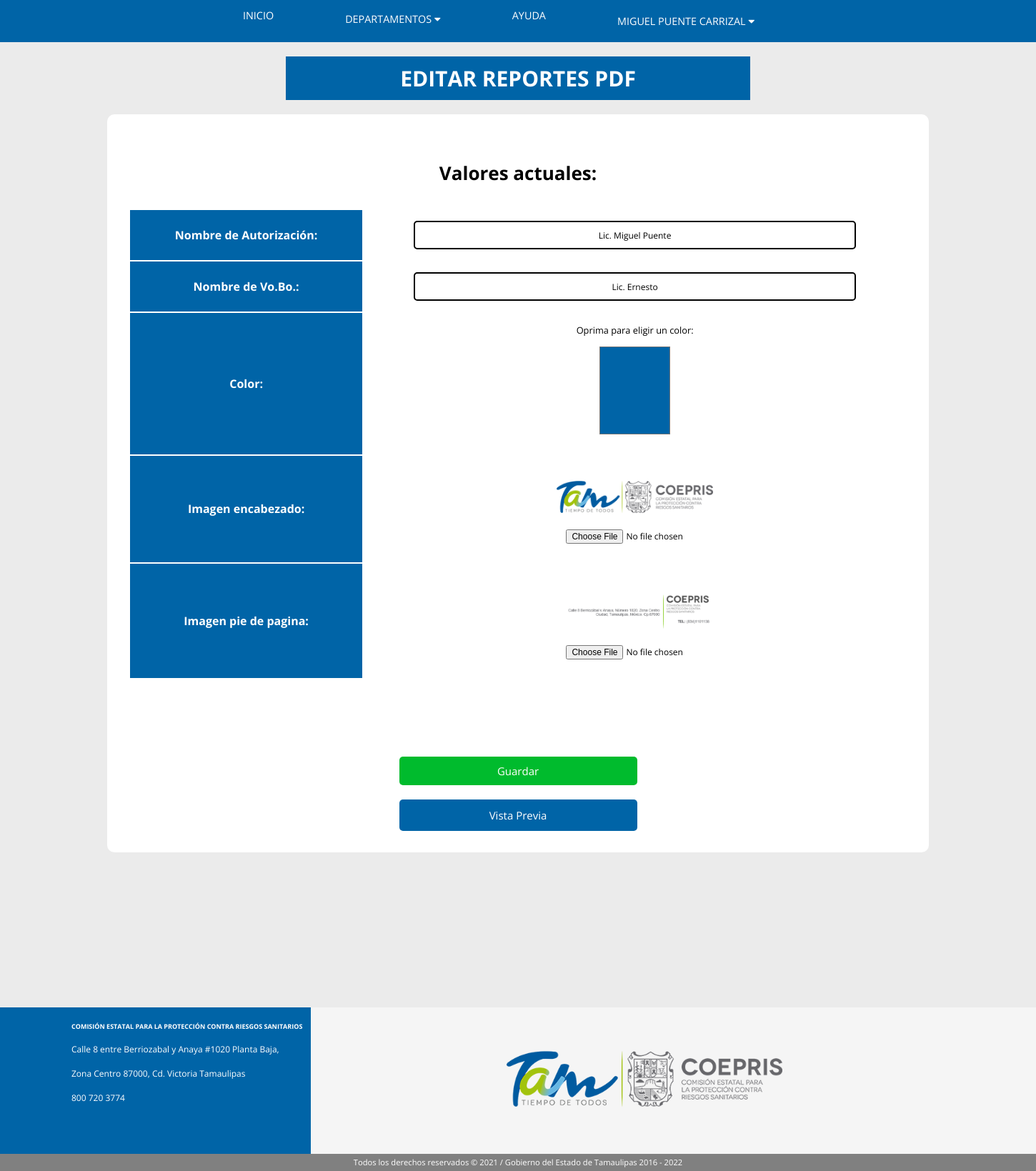
/Reporte/index.php (signed in), run on the app's committed database.
### tables this page shows
CREATE TABLE `formato` (
  `id_formato` int(11) NOT NULL,
  `logo_header` varchar(200) NOT NULL,
  `logo_footer` varchar(200) NOT NULL,
  `color` varchar(20) NOT NULL,
  `autorizo` varchar(200) NOT NULL,
  `vobo` varchar(200) NOT NULL
);

### Reporte/index.php (the view, shortened to what this page needs)
<!DOCTYPE html>
<html lang="es">
<head>
    <link rel="stylesheet" href="style.css">
    <?php
            include ('../header/header.blade.php');
    ?>
</header>
<body>
<h1 class="titulo_usuarios">Editar Reportes PDF</h1>
    <div class="contenido_formulario">
        <form action="index.php" method="POST" enctype="multipart/form-data">
            <div class="contenido1">
                <br><br>
                <strong>Valores actuales:</strong>
                <br><br>
                <table border="1">
                <?php
                $conexion=ConectarBD();
                $saved = "SELECT * FROM formato WHERE id_formato= 0";
                $res=mysqli_query($conexion, $saved);
                if($res->num_rows>0){
                    $fila=$res->fetch_assoc();
                    $color= $fila['color'];
                    if (preg_match("/^[0-9]+(,| |.)+[0-9]+(,| |.)+[0-9]+$/i", $color)){
                        $rgbstr = str_replace(array(',',' ','.'), ':', $color);
                        $rgbarr = explode(":", $rgbstr);
                        $result = '#';
                        $result .= str_pad(dechex($rgbarr[0]), 2, "0", STR_PAD_LEFT);
                        $result .= str_pad(dechex($rgbarr[1]), 2, "0", STR_PAD_LEFT);
                        $result .= str_pad(dechex($rgbarr[2]), 2, "0", STR_PAD_LEFT);
                        $result = strtoupper($result);
                    }
                    echo '<tr>';
                    echo '<th>Nombre de Autorización:</th>';
                    echo '<td><input type="text" name="jefe" value="'.$fila['autorizo'].'" autofocus></td>';
                    echo '</tr>';
                    echo '<tr>';
                    echo '<th>Nombre de Vo.Bo.:</th>';
                    echo '<td><input type="text" name="comisionado" value="'.$fila['vobo'].'" autofocus></td>';
                    echo '</tr>';
                    echo '<tr>';
                    echo '<th>Color:</th>';
                    echo '<td> <p>Oprima para eligir un color: </p><input name="color" type="color" value="'.$result.'" class="input_colores"></td>';
                    echo '</tr>';
                    echo '<tr>';
                    echo '<th>Imagen encabezado:</th>';
                    echo '<td> <img src="'.$fila['logo_header'].'" class="img_logo"><br>
                            <input type="file" name="img_header"  accept="image/png,.jpeg,.jpg" class="input_img"></td>';
                    echo '</tr>';
                    echo '<tr>';
                    echo '<th>Imagen pie de pagina:</th>';
                    echo '<td> <img src="'.$fila['logo_footer'].'" class="img_logo"><br>
                            <input type="file" name="img_footer"  accept="image/png,.jpeg,.jpg" class="input_img"></td>';
                    echo '</tr>';
                    }
                ?>
                </table>
            </div>
            <br><br><br><br>
            <input type="submit" class="guardar" name="guardar" value="Guardar">
        </form>
        <a href="ejemplo/" target="_blank"><button class="vista" >Vista Previa</button></a>
    </div>
</body>
</html>
<footer>
    <?php
        include ('../footer/footer.blade.php');
    ?>
</footer>

### Reporte/style.css (style rules this page uses)
body { background-color: rgb(235, 235, 235); width: 100%; margin: auto; font-family: 'Roboto', sans-serif; }
.titulo_usuarios { background-color: rgb(0, 100, 167); padding: 10px; color: #FFFFFF; font-size: 30px; margin: 20px 400px; text-align: center; text-transform: uppercase; }
.contenido_formulario { background-color: #FFFFFF; border-radius: 10px; margin: 20px 150px; padding: 20px; text-align: center; }
table { width: 100%; border: transparent 10px solid; }
td { width: 100%; border: transparent 15px solid; }
th { width: 30%; background-color: rgb(0, 100, 167); color: white; text-align: center; padding-bottom: 10px; padding-top: 10px; }
input { text-align: center; border: 2px solid #000000; font-size: 12px; height: 40px; width: 85%; transition: .3s ease all; border-radius: 5px; }
.guardar { background-color: #00bb2d; font-size: 15px; border-radius: 5px; padding: 5px; color: #FFFFFF; border-color: transparent; width: 30%; margin: 10px 350px; }
.vista { background-color: rgb(0, 100, 167); font-size: 15px; border-radius: 5px; padding: 10px; color: #FFFFFF; border-color: transparent; width: 30%; margin: 10px 350px; }
strong { font-size:26px; }
.img_logo { padding-top: 20px; padding-bottom: 10px; width: 30%; }
.input_img { width: 240px; height: 40px; border-color: transparent; }
.input_colores { width: 150px; height: 150px; border-color: transparent; background-color: transparent; }

### header/style.css (style rules this page uses)
* { margin: 0; padding: 0; box-sizing: border-box; font-family: 'Open Sans', sans-serif; }

### css/style.css (style rules this page uses)
body { background-color: rgb(235, 235, 235); width: 100%; margin: auto; font-family: 'Roboto', sans-serif; }
td { width: 10%; border:solid 10px transparent; border-radius: 4px; background-color: #FFFFFF; font-size: 80%; }
th { background-color: rgb(0, 100, 167); cursor: pointer; color: #FFFFFF; padding: 1%; width: 10%; }
a { text-decoration: none; color: #000000; cursor: pointer; }
input { border: 2px solid #000000; font-size: 80%; height: 12%; width: 70%; padding: 1% 3%; transition: .3s ease all; border-radius: 5px; }

### footer/style.css (style rules this page uses)
* { margin: 0; padding: 0; font-family: 'Open Sans', sans-serif; }
footer { margin-top: 10%; }
.contenido1_footer,h1 { font-size: 75%; }

### data on the page
formato: jefe "Lic. Miguel Puente", comisionado "Lic. Ernesto", color "#0064a7", logo_header (picture), logo_footer (picture)

### other printed values
$_SESSION['usuario'] "MIGUEL PUENTE CARRIZAL"
